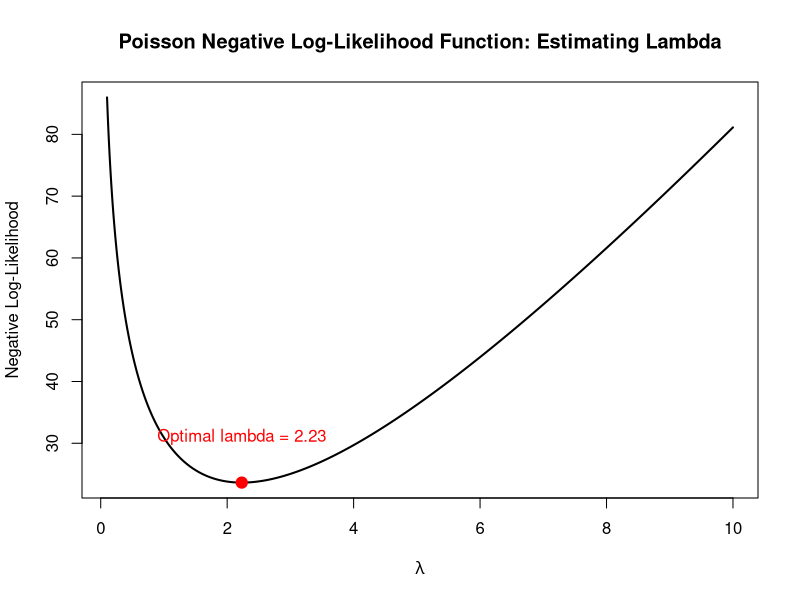

The R source for this figure:
## ---- chunk 1
knitr::opts_chunk$set(echo = TRUE)
## ---- chunk 2
counts <- c(3, 1, 1, 3, 1, 4, 3, 2, 0, 5, 0, 4, 2) 
## ---- chunk 3
pois.ll <- function(lambda, y) { 
  sum(dpois(y, lambda, log = TRUE))
}
## ---- chunk 4
# negative log likelihood
pois.negll <- function(lambda, y) { 
  -sum(dpois(y, lambda, log = TRUE))
}
## ---- chunk 5
# using optim()

optim <- optim(par = 5, # Initial values for the parameters to be optimized over.
               fn = pois.negll, # A function to be minimized (or maximized), here we minimise
               y = counts, 
               method = "L-BFGS-B", # use the quasi-Newton method
               lower = 0.0001,
               upper = Inf)
optim
## ---- chunk 6
# using nlm()
nlm <- nlm(f = pois.negll, # function to be minimized
           y = counts, 
           p = 5) # Initial values for the parameters to be optimized over.

nlm
## ---- chunk 7
# see page 119 for notes on Newton's method
pois.negll <- function(lambda, y) { 
  -sum(dpois(y, lambda, log = TRUE))
}

# parameters: lambda, counts, tol (stopping value for when you find best lambda - use a while loop for stopping rules)
newton <- function(lambda, counts, tol){
  ratio <- Inf # initially set ratio to a large nr
  # keep iterating until our ratio < tol
  while(abs(ratio) > tol){
    ratio <- ((length(counts)*(lambda^2))/sum(counts)) - lambda # ratio of 1st to 2nd derivatives
    lambda <- lambda - ratio # update lambda value
  }
  print(lambda) # quit the loop when the optimum value is found
}

counts <- c(3, 1, 1, 3, 1, 4, 3, 2, 0, 5, 0, 4, 2) 
newton(lambda = 3, counts = counts, tol = 0.001)
## ---- chunk 8
# Define a range of lambda values
lambda <- seq(0.1, 10, length.out = 1000)

# Compute the negative log-likelihood for each value of lambda
negll <- sapply(lambda, pois.negll, y = counts)

# Plot the function
plot(lambda, negll, 
     type = "l", lwd = 2,
     xlab = expression(lambda), 
     ylab = "Negative Log-Likelihood",
     main = "Poisson Negative Log-Likelihood Function: Estimating Lambda")

# Add a point for the estimated lambda using Newton's method
lambda_hat <- newton(lambda = 3, counts = counts, tol = 0.001)
points(lambda_hat, pois.negll(lambda_hat, counts), col = "red", pch = 19, cex = 1.5)

# Annotate the optimal lambda
text(lambda_hat, pois.negll(lambda_hat, counts) + 5, 
     labels = paste0("Optimal lambda = ", round(lambda_hat, 2)), col = "red", pos = 3)

